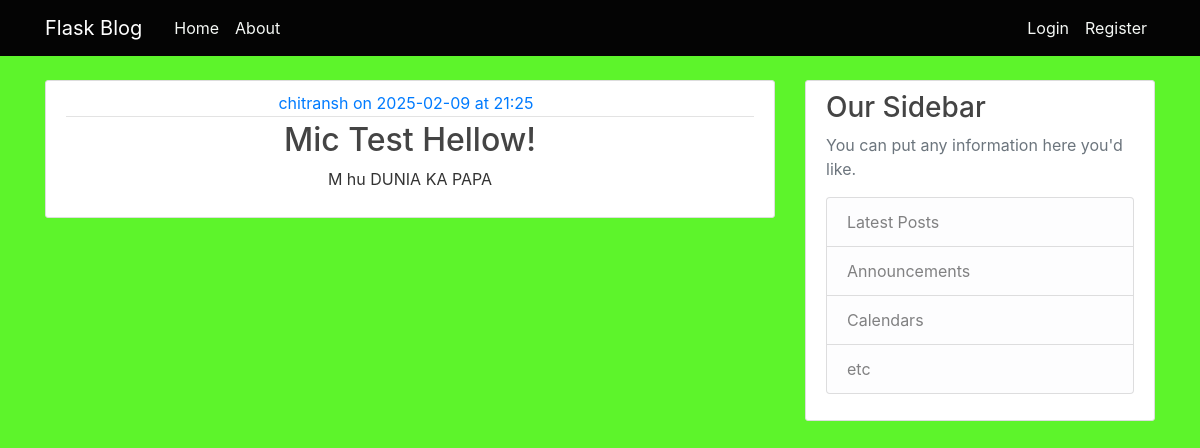
Page /home on the earlier database version.
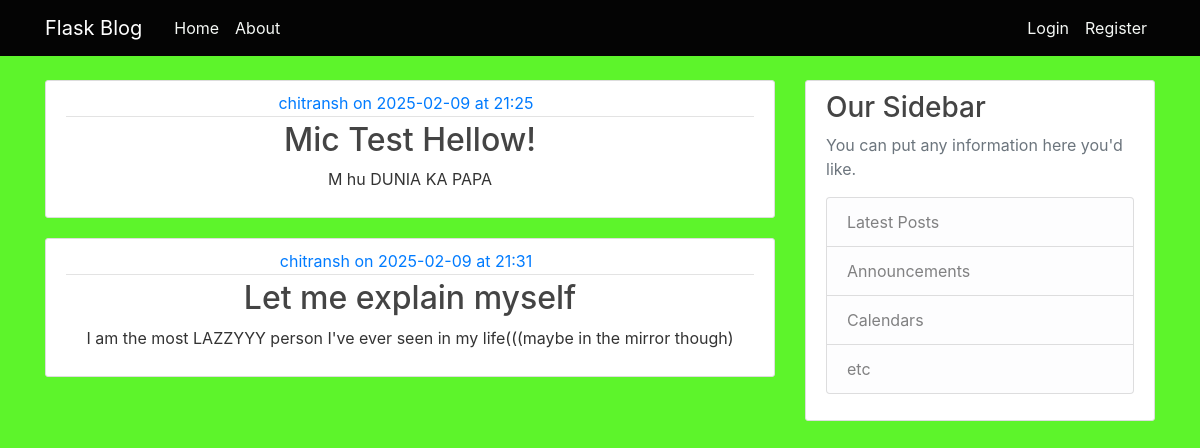
Same page on the later database version.
### flaskblog/models.py (models this page shows, shortened)
class Post(db.Model):
    id=db.Column(db.Integer, primary_key=True)
    title=db.Column(db.String(100), nullable=False)
    Date_Posted=db.Column(db.DateTime, nullable=False, default=datetime.utcnow)
    content=db.Column(db.Text, nullable=False)
    user_id=db.Column(db.Integer, db.ForeignKey('user.id'), nullable=False)

class User(db.Model, UserMixin):
    id=db.Column(db.Integer, primary_key=True)
    username=db.Column(db.String(20), nullable=False, unique=True)
    email=db.Column(db.String(100), nullable=False, unique=True)
    password= db.Column(db.String(60), nullable=False)
    img=db.Column(db.String(20), nullable=False, default='default.jpg')
    posts=db.relationship('Post', backref='author', lazy=True)

### flaskblog/routes.py (the view)
@app.route('/home')
def home():
    posts=Post.query.all()
    return render_template('home.html', posts=posts, title='Home')

### flaskblog/templates/home.html (shortened to what this page needs)
{%extends "layout.html"%}
{% block content %}
    <div class="posts">
    {% for post in posts %}
    <article class="media content-section">
        <div class="media-body">
          <div class="article-metadata">
            <a class="mr-2" href="#">{{ post.author.username }} on {{post.Date_Posted.date()}} at {{ post.Date_Posted.strftime("%H:%M")}}</a>
          </div>
          <h2><a class="article-title" href="#">{{ post.title }}</a></h2>
          <p class="article-content">{{ post.content }}</p>
        </div>
      </article>
       {% endfor %}
    </div>
{%endblock%}

### flaskblog/templates/layout.html (shortened to what this page needs)
<!DOCTYPE html>
<html lang="en">
<head>
  <link rel="stylesheet" href="https://cdn.jsdelivr.net/npm/bootstrap@4.3.1/dist/css/bootstrap.min.css"
>
  <link rel="stylesheet" type="text/css" href="{{ url_for('static', filename='main.css') }}">
</head>
<body>
  <header class="site-header">
    <nav class="navbar navbar-expand-md navbar-dark bg-steel fixed-top">
      <div class="container">
        <a class="navbar-brand mr-4" href="/">Flask Blog</a>
        <div class="collapse navbar-collapse" id="navbarToggle">
          <div class="navbar-nav mr-auto">
            <a class="nav-item nav-link" href="/home">Home</a>
            <a class="nav-item nav-link" href="/about">About</a>
          </div>
          <div class="navbar-nav">
            {% if current_user.is_authenticated %}
            <a class="nav-item nav-link" href="/post/new">Create Post</a>
            <a class="nav-item nav-link" href="/Profile">Profile</a>
            <a class="nav-item nav-link" href="/Logout">Logout</a>
            {% else %}
            <a class="nav-item nav-link" href="/LoginPage">Login</a>
            <a class="nav-item nav-link" href="/RegistrationPage">Register</a>
            {% endif %}
          </div>
        </div>
      </div>
    </nav>
  </header>
  <main role="main" class="container">
    <div class="row">
      <div class="col-md-8">
        {% block content %}{% endblock %}
      </div>
      <div class="col-md-4">
        <div class="content-section">
          <h3>Our Sidebar</h3>
          <p class='text-muted'>You can put any information here you'd like.
          <ul class="list-group">
            <li class="list-group-item list-group-item-light">Latest Posts</li>
            <li class="list-group-item list-group-item-light">Announcements</li>
            <li class="list-group-item list-group-item-light">Calendars</li>
            <li class="list-group-item list-group-item-light">etc</li>
          </ul>
          </p>
        </div>
      </div>
    </div>
  </main>
</body>
</html>

### flaskblog/static/main.css (style rules this page uses)
body { background: #fafafa; color: #333333; margin-top: 5rem; }
h1, h2, h3, h4, h5, h6 { color: #444444; }
.bg-steel { background-color: #040404; }
.site-header .navbar-nav .nav-link { color: #f5f8f5; }
.content-section { background: #ffffff; padding: 10px 20px; border: 1px solid #dddddd; border-radius: 3px; margin-bottom: 20px; }
.article-title { color: #444444; }
.article-content { white-space: pre-line; }
.article-metadata { padding-bottom: 1px; margin-bottom: 4px; border-bottom: 1px solid #e3e3e3 }

### flaskblog/templates/home.html (style rules this page uses)
body { background-color: rgb(93, 244, 43); }
.posts { text-align: center; }

Differences in the rows shown:
added Post: author.username "chitransh", Date_Posted "2025-02-09", Date_Posted "21:31", title "Let me explain myself", content "I am the most LAZZYYY person I've ever seen in my life(((maybe in the mirror though)"
